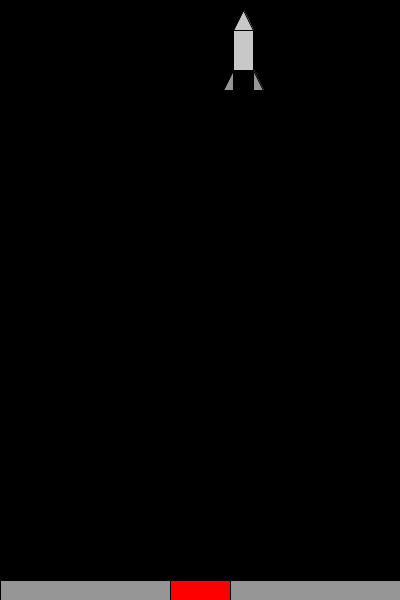
Frame 1 (no input)
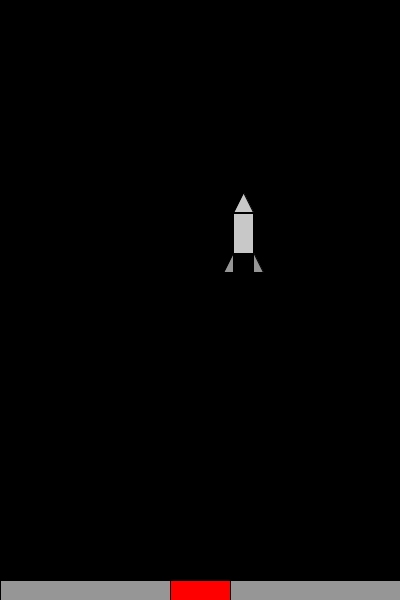
Frame 60 (the mouse pressed at the canvas centre just before this capture)
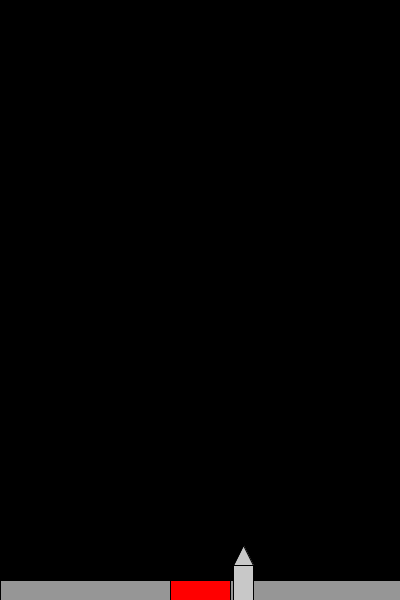
Frame 120 (the mouse held since frame 60 and released just before this capture)

The Processing sketch that drew these frames (run headless with seeded random() and noise(); from frame 60 on, the mouse is pressed at the canvas centre):

// Processing sketch: Practica_6_1
// ── Practica_6_1.pde
// Lunar Landing Game

float x, y; // Position of the spaceship
float vx, vy; // Velocity of the spaceship
float ax, ay; // Acceleration of the spaceship
float gravity = 0.1; // Gravity force
float thrust = -0.2; // Force of the thruster
float platformX, platformWidth; // Landing platform position and width
boolean thrustOn = false; // Is the thruster on?
boolean gameOver = false; // Is the game over?

void setup() {
  size(400, 600);
  resetGame();
}

void resetGame() {
  // Initialize spaceship position
  x = random(50, width - 50);
  y = 50;
  vx = 0;
  vy = 0;
  ax = 0;
  ay = gravity;

  // Initialize platform position and size
  platformX = width / 2 - 30;
  platformWidth = 60;

  thrustOn = false;
  gameOver = false;
}

void draw() {
  background(0);

  if (!gameOver) {
    // Apply gravity and thrust
    ay = gravity + (thrustOn ? thrust : 0);

    // Update velocity and position
    vy += ay;
    vx += ax;
    y += vy;
    x += vx;

    // Constrain spaceship to screen boundaries
    x = constrain(x, 0, width);
    y = constrain(y, 0, height);

    // Check for landing or crash
    if (y >= height - 20) {
      if (x > platformX && x < platformX + platformWidth && abs(vy) < 2) {
        println("Landing successful!");
      } else {
        println("Crash!");
      }
      gameOver = true;
    }
  }

  // Draw moon surface and landing platform
  fill(150);
  rect(0, height - 20, width, 20);
  fill(255, 0, 0);
  rect(platformX, height - 20, platformWidth, 20);

  // Draw spaceship as a rocket
  fill(200); // Body of the rocket
  triangle(x - 10, y - 20, x + 10, y - 20, x, y - 40); // Nose cone
  rect(x - 10, y - 20, 20, 40); // Body
  fill(150); // Fins
  triangle(x - 10, y + 20, x - 20, y + 40, x - 10, y + 40); // Left fin
  triangle(x + 10, y + 20, x + 20, y + 40, x + 10, y + 40); // Right fin

  // Draw thruster flame if active
  if (thrustOn) {
    fill(255, 100, 0);
    triangle(x - 5, y + 20, x + 5, y + 20, x, y + 40);
  }
}

void keyPressed() {
  if (key == CODED) {
    if (keyCode == UP) {
      thrustOn = true;
    } else if (keyCode == LEFT) {
      vx = -2;
    } else if (keyCode == RIGHT) {
      vx = 2;
    }
  }
}

void keyReleased() {
  if (key == CODED && keyCode == UP) {
    thrustOn = false;
  }
  if (key == CODED && (keyCode == LEFT || keyCode == RIGHT)) {
    vx = 0;
  }
}
